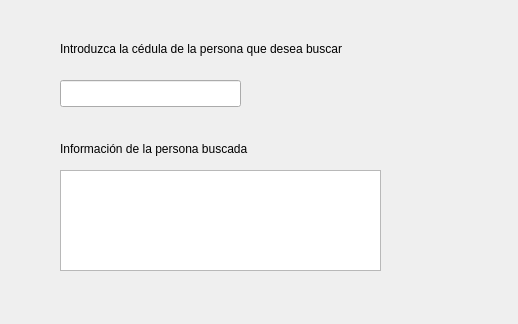
<?xml version="1.0" encoding="UTF-8"?>
<ui version="4.0">
 <class>Form</class>
 <widget class="QWidget" name="Form">
  <property name="geometry">
   <rect>
    <x>0</x>
    <y>0</y>
    <width>518</width>
    <height>324</height>
   </rect>
  </property>
  <property name="windowTitle">
   <string>Form</string>
  </property>
  <widget class="QLabel" name="label">
   <property name="geometry">
    <rect>
     <x>60</x>
     <y>40</y>
     <width>371</width>
     <height>17</height>
    </rect>
   </property>
   <property name="text">
    <string>Introduzca la cédula de la persona que desea buscar</string>
   </property>
  </widget>
  <widget class="QLineEdit" name="lineEdit">
   <property name="geometry">
    <rect>
     <x>60</x>
     <y>80</y>
     <width>181</width>
     <height>27</height>
    </rect>
   </property>
  </widget>
  <widget class="QLabel" name="label_2">
   <property name="geometry">
    <rect>
     <x>60</x>
     <y>140</y>
     <width>371</width>
     <height>17</height>
    </rect>
   </property>
   <property name="text">
    <string>Información de la persona buscada</string>
   </property>
  </widget>
  <widget class="QTextBrowser" name="textBrowser">
   <property name="geometry">
    <rect>
     <x>60</x>
     <y>170</y>
     <width>321</width>
     <height>101</height>
    </rect>
   </property>
  </widget>
 </widget>
 <resources/>
 <connections/>
</ui>
